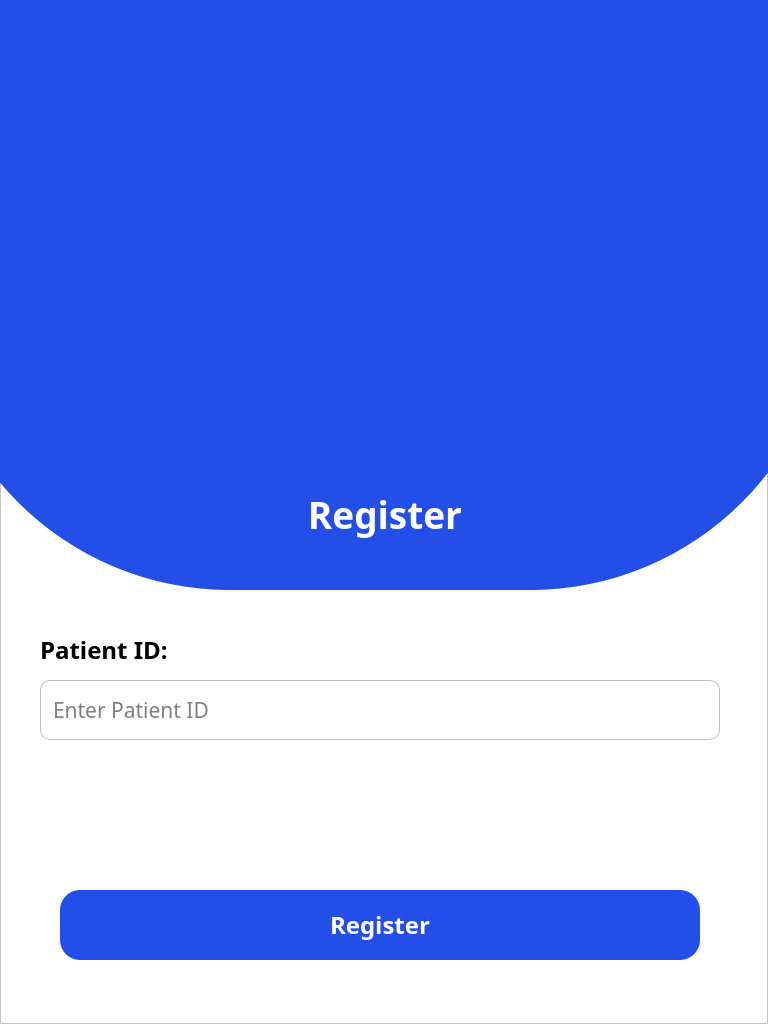
   <widget class="QFrame" name="screen_2">
    <property name="geometry">
     <rect>
      <x>0</x>
      <y>0</y>
      <width>768</width>
      <height>1024</height>
     </rect>
    </property>
    <property name="styleSheet">
     <string notr="true">background-color: rgb(255, 255, 255);</string>
    </property>
    <property name="frameShape">
     <enum>QFrame::StyledPanel</enum>
    </property>
    <property name="frameShadow">
     <enum>QFrame::Raised</enum>
    </property>
    <widget class="QPushButton" name="btn_2">
     <property name="geometry">
      <rect>
       <x>60</x>
       <y>890</y>
       <width>640</width>
       <height>70</height>
      </rect>
     </property>
     <property name="font">
      <font>
       <family>Product Sans</family>
       <pointsize>18</pointsize>
       <bold>true</bold>
      </font>
     </property>
     <property name="styleSheet">
      <string notr="true">QPushButton{
background-color: #234ee8;
color: rgb(255, 255, 255);
border: none;
border-radius: 20;
}


QPushButton:pressed{
background-color: white;
border:1px solid #234ee8;
color:#234ee8;
}</string>
     </property>
     <property name="text">
      <string>Register</string>
     </property>
    </widget>
    <widget class="QLabel" name="label">
     <property name="geometry">
      <rect>
       <x>-70</x>
       <y>-210</y>
       <width>900</width>
       <height>800</height>
      </rect>
     </property>
     <property name="font">
      <font>
       <family>Product Sans</family>
       <pointsize>28</pointsize>
       <bold>true</bold>
      </font>
     </property>
     <property name="styleSheet">
      <string notr="true">background-color: #234ee8;
color: white;
border-radius:300;
padding-left:10;
padding-bottom: 40;</string>
     </property>
     <property name="text">
      <string>Register</string>
     </property>
     <property name="alignment">
      <set>Qt::AlignBottom|Qt::AlignHCenter</set>
     </property>
    </widget>
    <widget class="QLabel" name="label_3">
     <property name="geometry">
      <rect>
       <x>40</x>
       <y>630</y>
       <width>150</width>
       <height>40</height>
      </rect>
     </property>
     <property name="font">
      <font>
       <family>Product Sans</family>
       <pointsize>18</pointsize>
       <bold>true</bold>
      </font>
     </property>
     <property name="styleSheet">
      <string notr="true">color : rgb(0, 0, 0)</string>
     </property>
     <property name="text">
      <string>Patient ID:</string>
     </property>
    </widget>
    <widget class="QLineEdit" name="lineEdit">
     <property name="geometry">
      <rect>
       <x>40</x>
       <y>680</y>
       <width>680</width>
       <height>60</height>
      </rect>
     </property>
     <property name="font">
      <font>
       <family>Product Sans</family>
       <pointsize>16</pointsize>
      </font>
     </property>
     <property name="styleSheet">
      <string notr="true">border-radius:10;
border: 1px solid rgb(192, 191, 188);
padding-left:10;
</string>
     </property>
     <property name="placeholderText">
      <string>Enter Patient ID</string>
     </property>
    </widget>
    <widget class="QLabel" name="label_20">
     <property name="geometry">
      <rect>
       <x>40</x>
       <y>760</y>
       <width>521</width>
       <height>41</height>
      </rect>
     </property>
     <property name="font">
      <font>
       <family>Product Sans</family>
       <pointsize>16</pointsize>
      </font>
     </property>
     <property name="styleSheet">
      <string notr="true">text color:rgb(170, 0, 0)</string>
     </property>
     <property name="text">
      <string/>
     </property>
    </widget>
   </widget>
